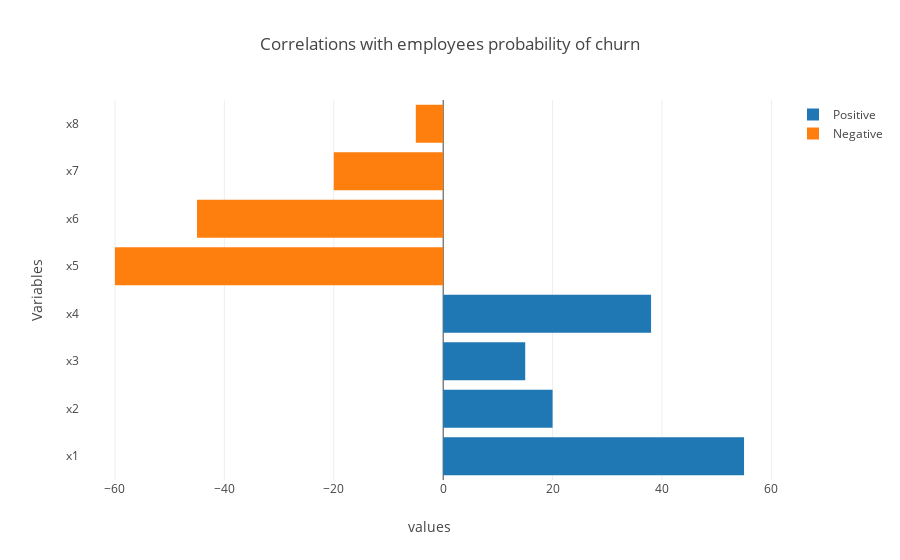

Source (notebook cell):
### Code cell
from plotly.offline import plot, iplot
import plotly.graph_objs as go
from plotly.offline import init_notebook_mode
init_notebook_mode(connected=True)

x_values_1 = [55,20,15,38]
x_values_2=[-60,-45,-20,-5]
y_values_1 = ['x1','x2','x3','x4']
y_values_2 = ['x5','x6','x7','x8']

trace_1 = go.Bar(x=x_values_1, y=y_values_1, name="Positive",orientation = 'h')
trace_2 = go.Bar(x=x_values_2, y=y_values_2, name="Negative",orientation = 'h')

layout = dict(title="Correlations with employees probability of churn", xaxis={"title":'values'},
              yaxis={"title":'Variables'},barmode = 'bar')


data = [trace_1,trace_2]
figure = dict(data=data,layout=layout)
iplot(figure)

### Figure 1 — Plotly figure (JSON) as saved in the notebook; plotly's stock layout.template omitted (floating-point values rounded to 4 significant figures)
{"data": [{"name": "Positive", "orientation": "h", "type": "bar", "x": [55, 20, 15, 38], "y": ["x1", "x2", "x3", "x4"]}, {"name": "Negative", "orientation": "h", "type": "bar", "x": [-60, -45, -20, -5], "y": ["x5", "x6", "x7", "x8"]}], "layout": {"barmode": "bar", "title": "Correlations with employees probability of churn", "xaxis": {"title": "values"}, "yaxis": {"title": "Variables"}}}
